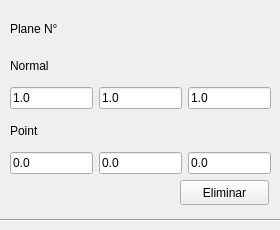
<?xml version="1.0" encoding="UTF-8"?>
<ui version="4.0">
 <class>PlaneGeometryWidget</class>
 <widget class="QWidget" name="PlaneGeometryWidget">
  <property name="geometry">
   <rect>
    <x>0</x>
    <y>0</y>
    <width>280</width>
    <height>230</height>
   </rect>
  </property>
  <property name="sizePolicy">
   <sizepolicy hsizetype="Minimum" vsizetype="Minimum">
    <horstretch>0</horstretch>
    <verstretch>0</verstretch>
   </sizepolicy>
  </property>
  <property name="minimumSize">
   <size>
    <width>280</width>
    <height>230</height>
   </size>
  </property>
  <property name="windowTitle">
   <string>Form</string>
  </property>
  <widget class="QWidget" name="verticalLayoutWidget">
   <property name="geometry">
    <rect>
     <x>10</x>
     <y>50</y>
     <width>261</width>
     <height>124</height>
    </rect>
   </property>
   <layout class="QVBoxLayout" name="verticalLayout">
    <item>
     <layout class="QHBoxLayout" name="horizontalLayout">
      <item>
       <widget class="QLabel" name="label">
        <property name="text">
         <string>Normal</string>
        </property>
       </widget>
      </item>
      <item>
       <spacer name="horizontalSpacer_2">
        <property name="orientation">
         <enum>Qt::Horizontal</enum>
        </property>
        <property name="sizeHint" stdset="0">
         <size>
          <width>150</width>
          <height>20</height>
         </size>
        </property>
       </spacer>
      </item>
     </layout>
    </item>
    <item>
     <layout class="QHBoxLayout" name="horizontalLayout_3">
      <item>
       <widget class="QLineEdit" name="lineEdit_nx">
        <property name="text">
         <string>1.0</string>
        </property>
       </widget>
      </item>
      <item>
       <widget class="QLineEdit" name="lineEdit_ny">
        <property name="text">
         <string>1.0</string>
        </property>
       </widget>
      </item>
      <item>
       <widget class="QLineEdit" name="lineEdit_nz">
        <property name="text">
         <string>1.0</string>
        </property>
       </widget>
      </item>
     </layout>
    </item>
    <item>
     <layout class="QHBoxLayout" name="horizontalLayout_2">
      <item>
       <widget class="QLabel" name="label_2">
        <property name="text">
         <string>Point</string>
        </property>
       </widget>
      </item>
      <item>
       <spacer name="horizontalSpacer">
        <property name="orientation">
         <enum>Qt::Horizontal</enum>
        </property>
        <property name="sizeHint" stdset="0">
         <size>
          <width>165</width>
          <height>0</height>
         </size>
        </property>
       </spacer>
      </item>
     </layout>
    </item>
    <item>
     <layout class="QHBoxLayout" name="horizontalLayout_4">
      <item>
       <widget class="QLineEdit" name="lineEdit_px">
        <property name="sizePolicy">
         <sizepolicy hsizetype="Preferred" vsizetype="Fixed">
          <horstretch>0</horstretch>
          <verstretch>0</verstretch>
         </sizepolicy>
        </property>
        <property name="text">
         <string>0.0</string>
        </property>
       </widget>
      </item>
      <item>
       <widget class="QLineEdit" name="lineEdit_py">
        <property name="text">
         <string>0.0</string>
        </property>
       </widget>
      </item>
      <item>
       <widget class="QLineEdit" name="lineEdit_pz">
        <property name="text">
         <string>0.0</string>
        </property>
       </widget>
      </item>
     </layout>
    </item>
   </layout>
  </widget>
  <widget class="Line" name="line">
   <property name="geometry">
    <rect>
     <x>-20</x>
     <y>210</y>
     <width>401</width>
     <height>20</height>
    </rect>
   </property>
   <property name="orientation">
    <enum>Qt::Horizontal</enum>
   </property>
  </widget>
  <widget class="QLabel" name="label_title">
   <property name="geometry">
    <rect>
     <x>10</x>
     <y>20</y>
     <width>67</width>
     <height>17</height>
    </rect>
   </property>
   <property name="text">
    <string>Plane N°</string>
   </property>
  </widget>
  <widget class="QPushButton" name="pushButton_delete">
   <property name="geometry">
    <rect>
     <x>180</x>
     <y>180</y>
     <width>89</width>
     <height>25</height>
    </rect>
   </property>
   <property name="text">
    <string>Eliminar</string>
   </property>
  </widget>
 </widget>
 <resources/>
 <connections/>
</ui>
